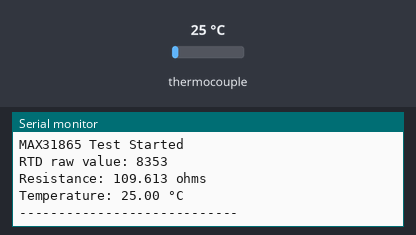
A sketch run on a simulated Arduino Uno, built with avr-gcc and run on an emulated ATmega328P. On the bench: the last lines printed to the serial monitor. The test bench sets the inputs (shaded band); at power-on: thermocouple 25 °C.

Above: at 2.2 s.
2.3 s: thermocouple set to 6 °C
At 4.2 s:
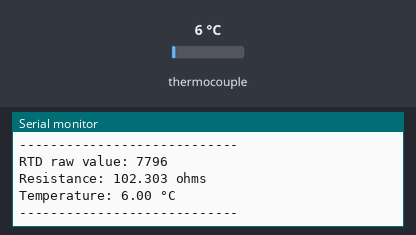
4.6 s: thermocouple set to 75 °C
At 5.9 s:
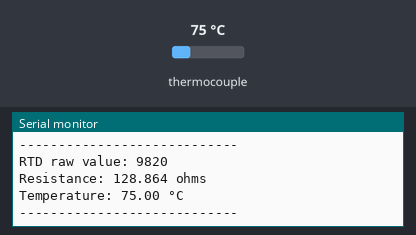
Timing chart, 0 to 7.6 s (numbered marks = the images above; inputs shaded):
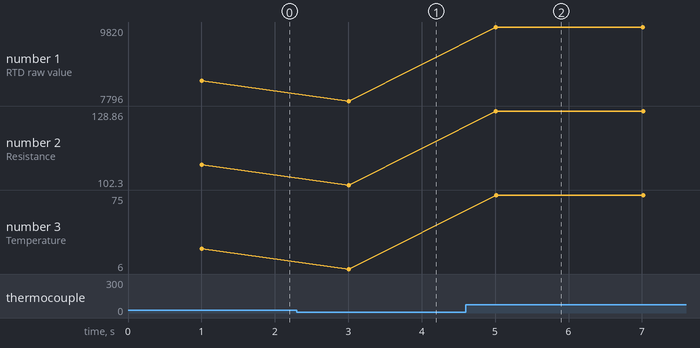

Measured:
- after the input at 2.3 s, the serial monitor: prints a new line after 0.71 s (image 1)
- after the input at 4.6 s, the serial monitor: prints a new line after 0.41 s (image 2)
- plotted number 1: 8353 → 7796 after the input at 2.3 s, 7796 → 9820 after the input at 4.6 s
- plotted number 2: 109.61 → 102.3 after the input at 2.3 s, 102.3 → 128.86 after the input at 4.6 s
- plotted number 3: 25 → 6 after the input at 2.3 s, 6 → 75 after the input at 4.6 s

The sketch:

Testing_Code_MAX31865.ino
```cpp
#include <SPI.h>
#include <Adafruit_MAX31865.h>

// ----- MAX31865 SPI Pins -----
#define MAX31865_CS   5   // Chip Select
#define MAX31865_MOSI 23
#define MAX31865_MISO 19
#define MAX31865_CLK  18

// Create MAX31865 object (software SPI for stability)
Adafruit_MAX31865 max31865 =
  Adafruit_MAX31865(MAX31865_CS, MAX31865_MOSI, MAX31865_MISO, MAX31865_CLK);

// ----- RTD Configuration -----
#define RTD_NOMINAL 100.0     // PT100 = 100, PT1000 = 1000
#define REF_RESISTOR 430.0    // PT100 = 430, PT1000 = 4300

void setup() {
  Serial.begin(115200);
  delay(1000);

  Serial.println("MAX31865 Test Started");

  // Initialize MAX31865
  max31865.begin(MAX31865_2WIRE);
  // Change if needed:
  // MAX31865_2WIRE
  // MAX31865_3WIRE
  // MAX31865_4WIRE
}

void loop() {
  // Read RTD resistance
  uint16_t rtd = max31865.readRTD();

  Serial.print("RTD raw value: ");
  Serial.println(rtd);

  float ratio = rtd;
  ratio /= 32768;

  Serial.print("Resistance: ");
  Serial.print(REF_RESISTOR * ratio, 3);
  Serial.println(" ohms");

  // Read temperature
  float temperature = max31865.temperature(RTD_NOMINAL, REF_RESISTOR);
  Serial.print("Temperature: ");
  Serial.print(temperature);
  Serial.println(" °C");

  // Fault detection
  uint8_t fault = max31865.readFault();
  if (fault) {
    Serial.print("Fault detected: 0x");
    Serial.println(fault, HEX);

    if (fault & MAX31865_FAULT_HIGHTHRESH)
      Serial.println("RTD High Threshold");
    if (fault & MAX31865_FAULT_LOWTHRESH)
      Serial.println("RTD Low Threshold");
    if (fault & MAX31865_FAULT_REFINLOW)
      Serial.println("REFIN- < 0.85 x Bias");
    if (fault & MAX31865_FAULT_REFINHIGH)
      Serial.println("REFIN- > 0.85 x Bias");
    if (fault & MAX31865_FAULT_RTDINLOW)
      Serial.println("RTDIN- < 0.85 x Bias");
    if (fault & MAX31865_FAULT_OVUV)
      Serial.println("Under/Over Voltage");

    max31865.clearFault();
  }

  Serial.println("----------------------------");
  delay(2000);
}
```
